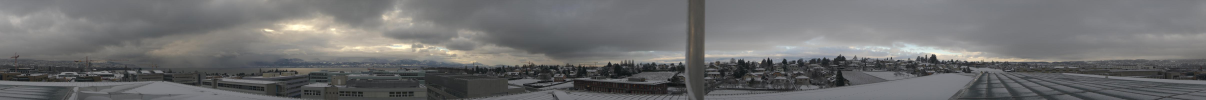
%> input picture VPP_Data_RR/Panoramas2Classify_LowRes/Raw/2015_0202_093000.jpg, 4821 x 400 px (shown at 1/4 size); its folder holds only this picture in this run
$ octave ProcessingPanoramas_LowRes.m   (GNU Octave 9; MATLAB toolbox functions it lacks are replaced by stand-ins)
%> lines starting %> are read from the running program, lines starting %| are printed output that depends on the picture
% CROP & CREATE the 200x200 patches for classification.
my_path = 'C:/Users/Dunai/Desktop/VPP_Data_RR/Panoramas2Classify_LowRes/'; %Sustitude with your own path
mylist = ls(strcat(my_path,'Raw/*.jpg'));
read_file_format = strcat(my_path,'Raw/%s');
write_file_format = strcat(my_path,'Processed/%d_%d_%s');
output_format = '%s\t%d\r\n';
cropsizeh = 200; %size can be modified
cropsizev = 200; %size can be modified
cropnh = floor(4821/cropsizeh);
cropnv = floor(400/cropsizev);

% Creates the test file (Classify.txt) for which we will generate the
% rankings of Approach 1.
% It is created in the working directory. It then has to be moved along
% with the proper CNTK files for Approach 1 to use it.
fileID = fopen('Classify.txt','w');
for i=1:size(mylist,1)
    working_image = sprintf(read_file_format,mylist(i,:));
    I = imread(working_image);
%> I is the input picture: size 400x4821x3 uint8; mean R, G, B 110.3, 110.6, 111.1
    for ii=0:cropnv-1
        for jj=0:cropnh-1
            cropped = imcrop(I,[jj*cropsizeh ii*cropsizev cropsizeh cropsizev]);
            saved_as = sprintf(write_file_format,ii,jj,mylist(i,:));
            imwrite(cropped,saved_as);
            fprintf(fileID,output_format,saved_as,0);
        end
    end
%> this loop made 2 passes
%> pass 1, `for jj=0:cropnh-1 cropped = imcrop(I,[jj*cropsizeh ii*cropsizev cropsi..`:
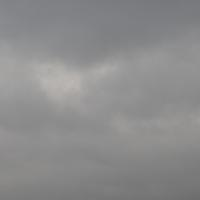
%> saved as 0_0_2015_0202_093000.jpg: size 200x200x3 uint8; mean R, G, B 139.7, 139.7, 140.1
%> pass 1, `for jj=0:cropnh-1 cropped = imcrop(I,[jj*cropsizeh ii*cropsizev cropsi..`:
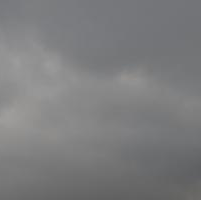
%> saved as 0_1_2015_0202_093000.jpg: size 200x201x3 uint8; mean R, G, B 124, 124.3, 125.5
%> pass 1, `for jj=0:cropnh-1 cropped = imcrop(I,[jj*cropsizeh ii*cropsizev cropsi..`:
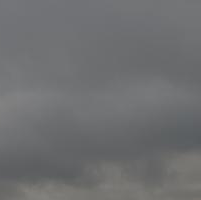
%> saved as 0_2_2015_0202_093000.jpg: size 200x201x3 uint8; mean R, G, B 109.9, 110.7, 112.1
%> pass 1, `for jj=0:cropnh-1 cropped = imcrop(I,[jj*cropsizeh ii*cropsizev cropsi..`:
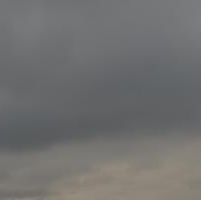
%> saved as 0_3_2015_0202_093000.jpg: size 200x201x3 uint8; mean R, G, B 112.4, 112, 111.4
end
fclose(fileID);

$ run again, on VPP_Data_RR/Panoramas2Classify_LowRes/Raw/2015_0521_120000.jpg
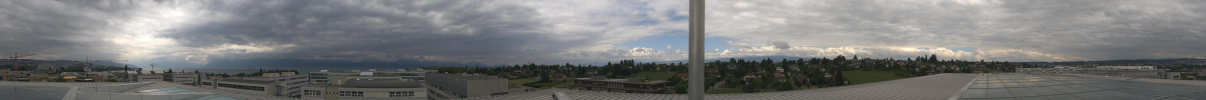
%> input picture VPP_Data_RR/Panoramas2Classify_LowRes/Raw/2015_0521_120000.jpg, 4821 x 400 px (shown at 1/4 size)
%> I is the input picture: size 400x4821x3 uint8; mean R, G, B 120.5, 121.4, 121.4
%> the loop `for ii=0:cropnv-1` made 2 passes
%> pass 1, `for jj=0:cropnh-1 cropped = imcrop(I,[jj*cropsizeh ii*cropsizev cropsi..`:
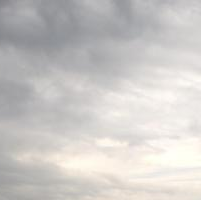
%> saved as 0_2_2015_0521_120000.jpg: size 200x201x3 uint8; mean R, G, B 203.9, 201.2, 198.8
%> pass 1, `for jj=0:cropnh-1 cropped = imcrop(I,[jj*cropsizeh ii*cropsizev cropsi..`:
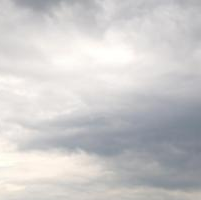
%> saved as 0_3_2015_0521_120000.jpg: size 200x201x3 uint8; mean R, G, B 204.3, 202.9, 203.1

$ run again, on VPP_Data_RR/Panoramas2Classify_LowRes/Raw/2015_0614_102000.jpg
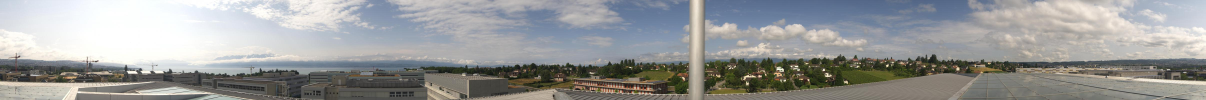
%> input picture VPP_Data_RR/Panoramas2Classify_LowRes/Raw/2015_0614_102000.jpg, 4821 x 400 px (shown at 1/4 size)
%> I is the input picture: size 400x4821x3 uint8; mean R, G, B 152.7, 153.9, 153.4
%> the loop `for ii=0:cropnv-1` made 2 passes
%> pass 1, `for jj=0:cropnh-1 cropped = imcrop(I,[jj*cropsizeh ii*cropsizev cropsi..`:
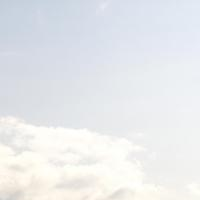
%> saved as 0_0_2015_0614_102000.jpg: size 200x200x3 uint8; mean R, G, B 231.6, 233.6, 236.5
%> pass 1, `for jj=0:cropnh-1 cropped = imcrop(I,[jj*cropsizeh ii*cropsizev cropsi..`:
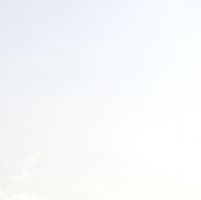
%> saved as 0_1_2015_0614_102000.jpg: size 200x201x3 uint8; mean R, G, B 246.7, 248.5, 250.6

$ run again, on VPP_Data_RR/Panoramas2Classify_LowRes/Raw/2015_0617_140000.jpg
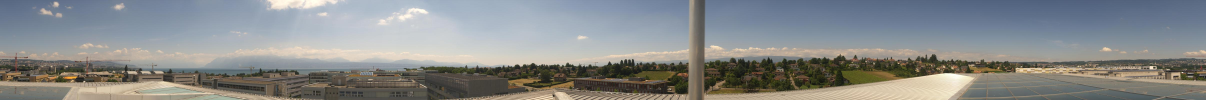
%> input picture VPP_Data_RR/Panoramas2Classify_LowRes/Raw/2015_0617_140000.jpg, 4821 x 400 px (shown at 1/4 size)
%> I is the input picture: size 400x4821x3 uint8; mean R, G, B 135.8, 138.2, 138.1
%> the loop `for ii=0:cropnv-1` made 2 passes
%> pass 1, `for jj=0:cropnh-1 cropped = imcrop(I,[jj*cropsizeh ii*cropsizev cropsi..`:
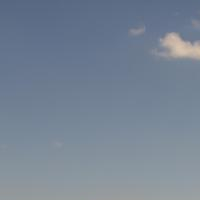
%> saved as 0_0_2015_0617_140000.jpg: size 200x200x3 uint8; mean R, G, B 118.6, 132, 148.6
%> pass 1, `for jj=0:cropnh-1 cropped = imcrop(I,[jj*cropsizeh ii*cropsizev cropsi..`:
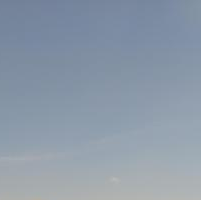
%> saved as 0_3_2015_0617_140000.jpg: size 200x201x3 uint8; mean R, G, B 140.8, 153.8, 169

$ run again, on VPP_Data_RR/Panoramas2Classify_LowRes/Raw/2015_0202_100000.jpg
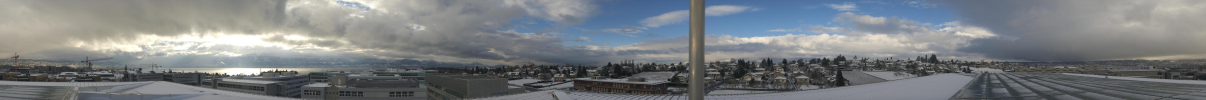
%> input picture VPP_Data_RR/Panoramas2Classify_LowRes/Raw/2015_0202_100000.jpg, 4821 x 400 px (shown at 1/4 size)
%> I is the input picture: size 400x4821x3 uint8; mean R, G, B 121.2, 125.7, 128.9
%> the loop `for ii=0:cropnv-1` made 2 passes
%> pass 1, `for jj=0:cropnh-1 cropped = imcrop(I,[jj*cropsizeh ii*cropsizev cropsi..`:
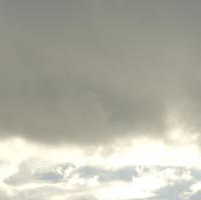
%> saved as 0_3_2015_0202_100000.jpg: size 200x201x3 uint8; mean R, G, B 179.6, 178.5, 166.2
